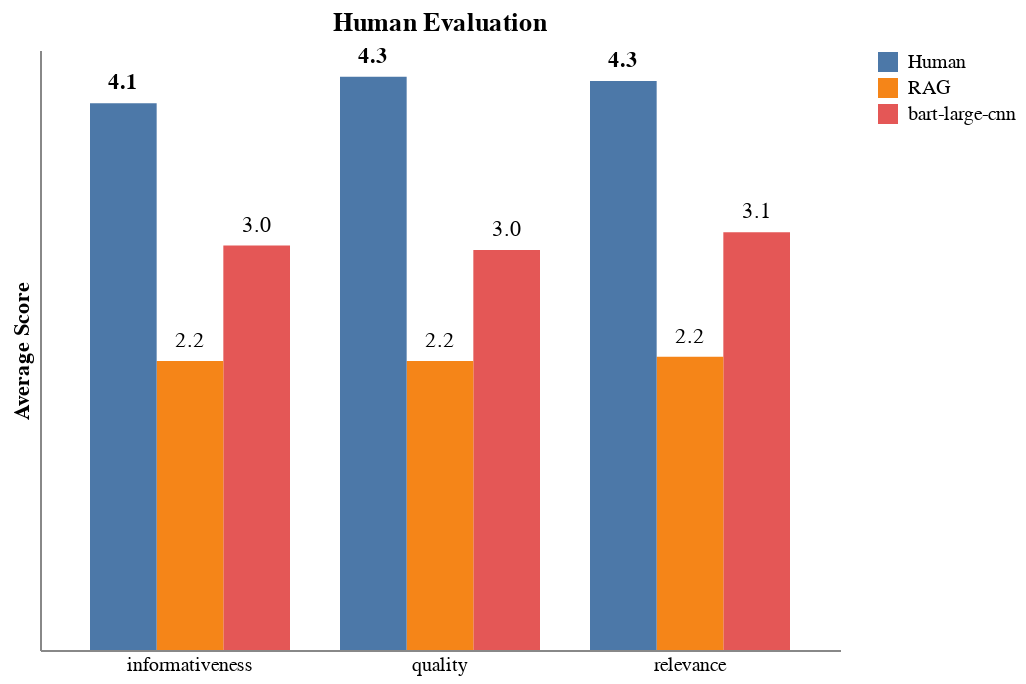

The notebook cell saved with this chart:
### Code cell
# Create the grouped bar chart
chart = alt.Chart(scoreDf).mark_bar().encode(
                x=alt.X("score_name:N", title=None, axis=alt.Axis(labelAngle=0)),
                y=alt.Y("score:Q", title="Average Score", axis = alt.Axis(labels=False)),
                xOffset="model:N",
                color=alt.Color("model:N", legend=alt.Legend(title=None))
            ).properties(
                title="Human Evaluation"
                ,width = 400
                ,height = 300

            )

# Text layer
text = chart.encode(
                text=alt.Text('score:Q', format='.1f'), # Format the text as desired
                color=alt.value('black') # Set text color
            ).transform_calculate(
                    fw="datum.font_weight"   # create a calculated field alias
                ).mark_text(
                    align='center',
                    baseline='bottom',
                    dy=-5,  # Nudge text slightly above the bars
                    fontWeight=alt.ExprRef(expr="datum.fw")   # bind font weight dynamically
                )

# & (alt.datum.score_name == 'informativeness')

finalChart = (chart + text)\
                .configure_axis(
                    grid=False
                    ,ticks=False
                )\
                .configure_view(
                    strokeWidth=0
                )

finalChart

### Figure 1 — Vega-Lite specification as saved in the notebook (floating-point values rounded to 4 significant figures)
{"config": {"view": {"continuousWidth": 300, "continuousHeight": 300, "strokeWidth": 0}, "axis": {"grid": false, "ticks": false}}, "layer": [{"mark": {"type": "bar"}, "encoding": {"color": {"field": "model", "legend": {"title": null}, "type": "nominal"}, "x": {"axis": {"labelAngle": 0}, "field": "score_name", "title": null, "type": "nominal"}, "xOffset": {"field": "model", "type": "nominal"}, "y": {"axis": {"labels": false}, "field": "score", "title": "Average Score", "type": "quantitative"}}, "title": "Human Evaluation"}, {"mark": {"type": "text", "align": "center", "baseline": "bottom", "dy": -5, "fontWeight": {"expr": "datum.fw"}}, "encoding": {"color": {"value": "black"}, "text": {"field": "score", "format": ".1f", "type": "quantitative"}, "x": {"axis": {"labelAngle": 0}, "field": "score_name", "title": null, "type": "nominal"}, "xOffset": {"field": "model", "type": "nominal"}, "y": {"axis": {"labels": false}, "field": "score", "title": "Average Score", "type": "quantitative"}}, "title": "Human Evaluation", "transform": [{"calculate": "datum.font_weight", "as": "fw"}]}], "data": {"name": "data-30d0d1550ad93440a3793b0c0093c733"}, "height": 300, "width": 400, "$schema": "https://vega.github.io/schema/vega-lite/v5.20.1.json", "datasets": {"data-30d0d1550ad93440a3793b0c0093c733": [{"score": 3.0, "model": "bart-large-cnn", "score_name": "quality", "font_weight": "normal"}, {"score": 2.167, "model": "RAG", "score_name": "quality", "font_weight": "normal"}, {"score": 4.3, "model": "Human", "score_name": "quality", "font_weight": "bold"}, {"score": 3.133, "model": "bart-large-cnn", "score_name": "relevance", "font_weight": "normal"}, {"score": 2.2, "model": "RAG", "score_name": "relevance", "font_weight": "normal"}, {"score": 4.267, "model": "Human", "score_name": "relevance", "font_weight": "bold"}, {"score": 3.033, "model": "bart-large-cnn", "score_name": "informativeness", "font_weight": "normal"}, {"score": 2.167, "model": "RAG", "score_name": "informativeness", "font_weight": "normal"}, {"score": 4.1, "model": "Human", "score_name": "informativeness", "font_weight": "bold"}]}}
